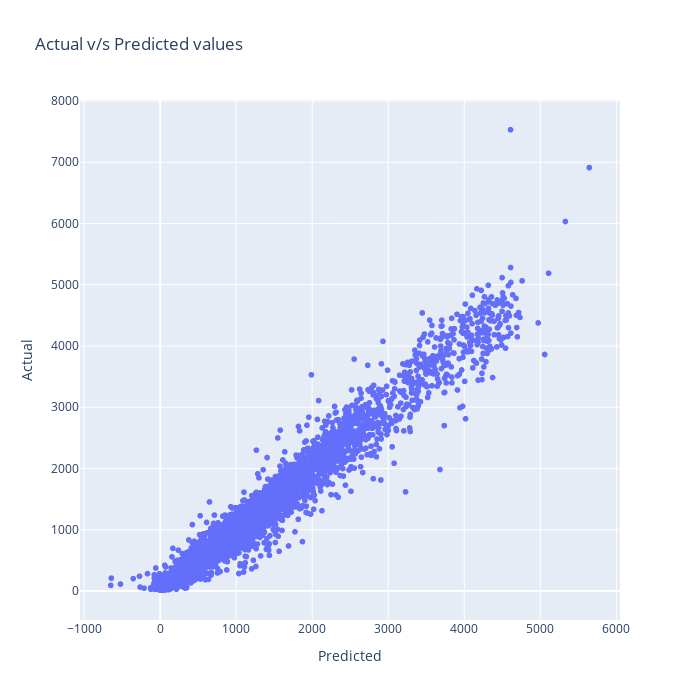

Source (notebook cell):
### Code cell
#plot - scatter plot using plotly express: visualize the predicted values against actual values
#!pip install plotly
import plotly.express as px
from plotly.offline import plot, init_notebook_mode
init_notebook_mode(connected=True)

fig = px.scatter(
    x=y_pred,
    y=y_test,
    labels={'x':"Predicted", 'y': "Actual"},
    title = "Actual v/s Predicted values",
    width = 700,
    height = 700
)

fig.show()

### Figure 1 — Plotly figure (JSON) as saved in the notebook; plotly's stock layout.template omitted (floating-point values rounded to 4 significant figures; data arrays with more than 128 entries replaced by an {"elided": "..."} marker saying what was removed)
{"data": [{"hovertemplate": "Predicted=%{x}<br>Actual=%{y}<extra></extra>", "legendgroup": "", "marker": {"color": "#636efa", "symbol": "circle"}, "mode": "markers", "name": "", "showlegend": false, "type": "scattergl", "x": {"elided": "5225 float values"}, "xaxis": "x", "y": {"elided": "5225 int values"}, "yaxis": "y"}], "layout": {"height": 700, "legend": {"tracegroupgap": 0}, "title": {"text": "Actual v/s Predicted values"}, "width": 700, "xaxis": {"anchor": "y", "domain": [0, 1], "title": {"text": "Predicted"}}, "yaxis": {"anchor": "x", "domain": [0, 1], "title": {"text": "Actual"}}}}
